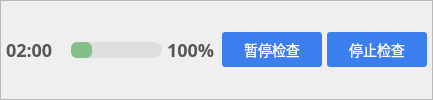
           <widget class="QFrame" name="frame_progress_3">
            <property name="minimumSize">
             <size>
              <width>0</width>
              <height>0</height>
             </size>
            </property>
            <property name="frameShape">
             <enum>QFrame::StyledPanel</enum>
            </property>
            <property name="frameShadow">
             <enum>QFrame::Raised</enum>
            </property>
            <layout class="QHBoxLayout" name="horizontalLayout_18">
             <property name="spacing">
              <number>5</number>
             </property>
             <property name="leftMargin">
              <number>5</number>
             </property>
             <property name="topMargin">
              <number>5</number>
             </property>
             <property name="rightMargin">
              <number>5</number>
             </property>
             <property name="bottomMargin">
              <number>5</number>
             </property>
             <item>
              <widget class="QLabel" name="label_progress_time_3">
               <property name="sizePolicy">
                <sizepolicy hsizetype="Fixed" vsizetype="Preferred">
                 <horstretch>0</horstretch>
                 <verstretch>0</verstretch>
                </sizepolicy>
               </property>
               <property name="minimumSize">
                <size>
                 <width>60</width>
                 <height>0</height>
                </size>
               </property>
               <property name="maximumSize">
                <size>
                 <width>16777215</width>
                 <height>16777215</height>
                </size>
               </property>
               <property name="styleSheet">
                <string notr="true">font-family: Metropolis;
font-size: 18px;
line-height: 28px;
font-weight: 800;

color: #565656;</string>
               </property>
               <property name="text">
                <string>02:00</string>
               </property>
              </widget>
             </item>
             <item>
              <widget class="QProgressBar" name="progressBar_3">
               <property name="minimumSize">
                <size>
                 <width>0</width>
                 <height>15</height>
                </size>
               </property>
               <property name="styleSheet">
                <string notr="true">QProgressBar{

background-color: #DEDEDE; 
height:12px;
border-radius: 8px;



}


QProgressBar::chunk{
background-color: #83C088; 
border-radius: 6px;

}

 </string>
               </property>
               <property name="value">
                <number>24</number>
               </property>
               <property name="textVisible">
                <bool>false</bool>
               </property>
              </widget>
             </item>
             <item>
              <widget class="QLabel" name="label_86">
               <property name="minimumSize">
                <size>
                 <width>50</width>
                 <height>0</height>
                </size>
               </property>
               <property name="styleSheet">
                <string notr="true">font-family: Metropolis;
font-size: 18px;
line-height: 28px;
font-weight: 800;

color: #565656;</string>
               </property>
               <property name="text">
                <string>100%</string>
               </property>
              </widget>
             </item>
             <item>
              <widget class="QPushButton" name="pushButton_pause_3">
               <property name="minimumSize">
                <size>
                 <width>100</width>
                 <height>35</height>
                </size>
               </property>
               <property name="styleSheet">
                <string notr="true">background: #3A7FED;
font-family: PingFang SC;
font-style: normal;
font-weight: normal;
font-size: 14px;
line-height: 20px;
border-radius: 3px;

color: #FFFFFF;</string>
               </property>
               <property name="text">
                <string>暂停检查</string>
               </property>
              </widget>
             </item>
             <item>
              <widget class="QPushButton" name="pushButton_stop_3">
               <property name="minimumSize">
                <size>
                 <width>100</width>
                 <height>35</height>
                </size>
               </property>
               <property name="styleSheet">
                <string notr="true">background: #3A7FED;
font-family: PingFang SC;
font-style: normal;
font-weight: normal;
font-size: 14px;
line-height: 20px;
border-radius: 3px;

color: #FFFFFF;</string>
               </property>
               <property name="text">
                <string>停止检查</string>
               </property>
              </widget>
             </item>
            </layout>
           </widget>
